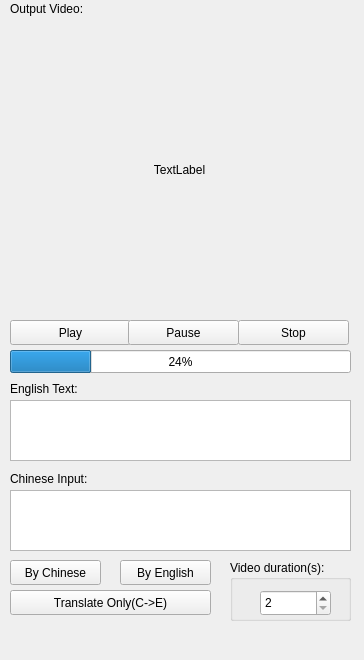
<?xml version="1.0" encoding="UTF-8"?>
<ui version="4.0">
 <class>MainWindow</class>
 <widget class="QMainWindow" name="MainWindow">
  <property name="geometry">
   <rect>
    <x>0</x>
    <y>0</y>
    <width>364</width>
    <height>660</height>
   </rect>
  </property>
  <property name="windowTitle">
   <string>Chinese Text to Video (CnT2V)</string>
  </property>
  <widget class="QWidget" name="centralwidget">
   <widget class="QLabel" name="label">
    <property name="geometry">
     <rect>
      <x>10</x>
      <y>0</y>
      <width>111</width>
      <height>17</height>
     </rect>
    </property>
    <property name="text">
     <string>Output Video:</string>
    </property>
   </widget>
   <widget class="QLabel" name="label_outputvideo">
    <property name="geometry">
     <rect>
      <x>10</x>
      <y>20</y>
      <width>339</width>
      <height>300</height>
     </rect>
    </property>
    <property name="text">
     <string>TextLabel</string>
    </property>
    <property name="alignment">
     <set>Qt::AlignCenter</set>
    </property>
   </widget>
   <widget class="QPushButton" name="pushButton_play">
    <property name="geometry">
     <rect>
      <x>10</x>
      <y>320</y>
      <width>121</width>
      <height>25</height>
     </rect>
    </property>
    <property name="text">
     <string>Play</string>
    </property>
   </widget>
   <widget class="QPushButton" name="pushButton_pause">
    <property name="geometry">
     <rect>
      <x>128</x>
      <y>320</y>
      <width>111</width>
      <height>25</height>
     </rect>
    </property>
    <property name="text">
     <string>Pause</string>
    </property>
   </widget>
   <widget class="QPushButton" name="pushButton_stop">
    <property name="geometry">
     <rect>
      <x>238</x>
      <y>320</y>
      <width>111</width>
      <height>25</height>
     </rect>
    </property>
    <property name="text">
     <string>Stop</string>
    </property>
   </widget>
   <widget class="QProgressBar" name="progressBar">
    <property name="geometry">
     <rect>
      <x>10</x>
      <y>350</y>
      <width>341</width>
      <height>23</height>
     </rect>
    </property>
    <property name="value">
     <number>24</number>
    </property>
   </widget>
   <widget class="QLabel" name="label_2">
    <property name="geometry">
     <rect>
      <x>10</x>
      <y>380</y>
      <width>91</width>
      <height>17</height>
     </rect>
    </property>
    <property name="text">
     <string>English Text:</string>
    </property>
   </widget>
   <widget class="QTextEdit" name="textEdit_english">
    <property name="geometry">
     <rect>
      <x>10</x>
      <y>400</y>
      <width>341</width>
      <height>61</height>
     </rect>
    </property>
   </widget>
   <widget class="QLabel" name="label_3">
    <property name="geometry">
     <rect>
      <x>10</x>
      <y>470</y>
      <width>111</width>
      <height>17</height>
     </rect>
    </property>
    <property name="text">
     <string>Chinese Input:</string>
    </property>
   </widget>
   <widget class="QTextEdit" name="textEdit_chinese">
    <property name="geometry">
     <rect>
      <x>10</x>
      <y>490</y>
      <width>341</width>
      <height>61</height>
     </rect>
    </property>
   </widget>
   <widget class="QPushButton" name="pushButton_bycn">
    <property name="geometry">
     <rect>
      <x>10</x>
      <y>560</y>
      <width>91</width>
      <height>25</height>
     </rect>
    </property>
    <property name="text">
     <string>By Chinese</string>
    </property>
   </widget>
   <widget class="QPushButton" name="pushButton_byen">
    <property name="geometry">
     <rect>
      <x>120</x>
      <y>560</y>
      <width>91</width>
      <height>25</height>
     </rect>
    </property>
    <property name="text">
     <string>By English</string>
    </property>
   </widget>
   <widget class="QPushButton" name="pushButton_tslonly">
    <property name="geometry">
     <rect>
      <x>10</x>
      <y>590</y>
      <width>201</width>
      <height>25</height>
     </rect>
    </property>
    <property name="text">
     <string>Translate Only(C-&gt;E)</string>
    </property>
   </widget>
   <widget class="QGroupBox" name="groupBox">
    <property name="geometry">
     <rect>
      <x>230</x>
      <y>560</y>
      <width>121</width>
      <height>61</height>
     </rect>
    </property>
    <property name="title">
     <string>Video duration(s):</string>
    </property>
    <widget class="QSpinBox" name="spinBox_vd">
     <property name="geometry">
      <rect>
       <x>30</x>
       <y>30</y>
       <width>71</width>
       <height>26</height>
      </rect>
     </property>
     <property name="minimum">
      <number>2</number>
     </property>
     <property name="maximum">
      <number>999</number>
     </property>
    </widget>
   </widget>
  </widget>
  <widget class="QMenuBar" name="menubar">
   <property name="geometry">
    <rect>
     <x>0</x>
     <y>0</y>
     <width>364</width>
     <height>22</height>
    </rect>
   </property>
  </widget>
 </widget>
 <resources/>
 <connections/>
</ui>
